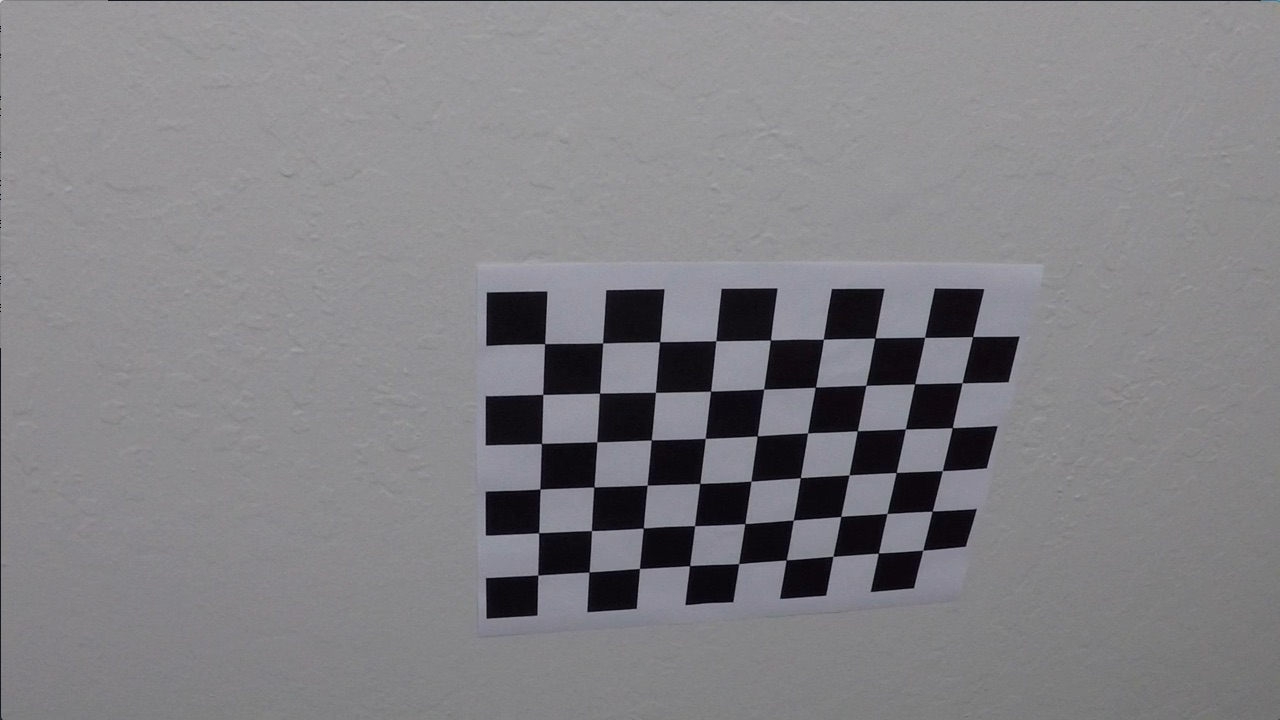
#> input picture camera_cal/calibration10.jpg, 1280 x 720 px; its folder holds only this picture in this run
$ jupyter execute --allow-errors P2.ipynb   (shell and % lines are left out)   (older library calls are emulated)
#> lines starting #> are read from the running program, lines starting #| are printed output that depends on the picture; long printed decimals are rounded
### Computing the camera calibration matrix and distortion coefficients (given a set of chessboard images)

[cell 1]
import numpy as np
import cv2
import glob
import pickle
import matplotlib.pyplot as plt
import matplotlib.image as mpimg
plt.rcParams["axes.grid"] = False

[cell 2]
objp = np.zeros((6*9,3), np.float32)
objp[:,:2] = np.mgrid[0:9,0:6].T.reshape(-1,2)

# Arrays to store object points and image points from all the images.
objpoints = [] # 3d points in real world space
imgpoints = [] # 2d points in image plane.

# Make a list of calibration images
images = glob.glob('camera_cal/calibration*.jpg')


# Step through the list and search for chessboard corners
for fname in images:
    img = cv2.imread(fname)
#> img is the input picture: shape (720, 1280, 3); mean B, G, R 133.1, 129.4, 130.2
    gray = cv2.cvtColor(img,cv2.COLOR_BGR2GRAY)

    # Find the chessboard corners
    ret, corners = cv2.findChessboardCorners(gray, (9,6),None)
#> ret = True; corners = 54 rows, first 8: [545.3, 343.1], [602.7, 342.8], [660.1, 341.3], [715.8, 340.7], [770.6, 340], [823.5, 339.2], [874.3, 338.5], [925.1, 337.4]

    # If found, add object points, image points
    if ret == True:
        objpoints.append(objp)
        imgpoints.append(corners)


ret, mtx, dist, rvecs, tvecs = cv2.calibrateCamera(objpoints, imgpoints, img.shape[1::-1], None, None)
#> ret = 0.68; mtx = [[1143.7, 0, 681.7], [0, 1109.2, 367.7], [0, 0, 1]]; dist = [[-0.515, 2.99, -0.00876, 0.00937, 1.41]]; rvecs = ([0.451, -0.252, 0.0361],); tvecs = ([-2.31, -0.422, 19.12],)

#> (a cell that did not finish here is left out)

### Applying a distortion correction

[cell 4]
img = mpimg.imread('test_images/test1.jpg')
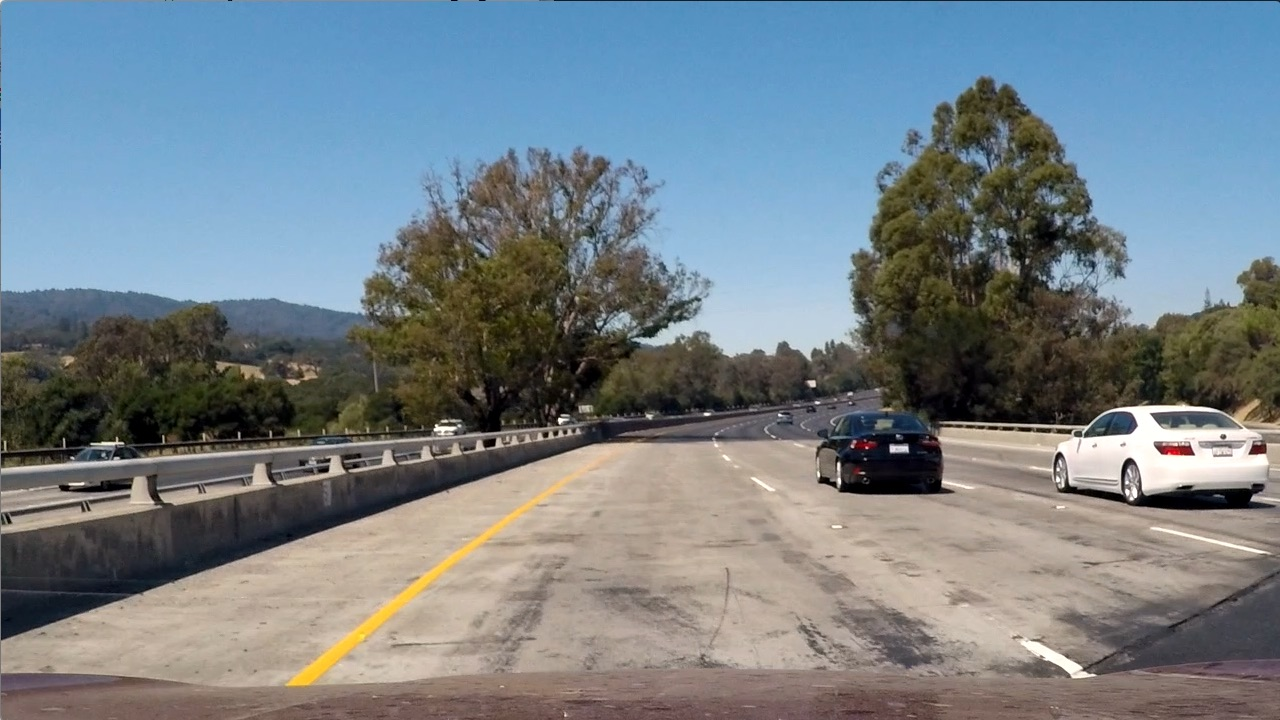
#> input picture test_images/test1.jpg, 1280 x 720 px
#> img is the input picture: shape (720, 1280, 3); mean R, G, B 117.5, 128.7, 135.5
undist = cv2.undistort(img, mtx, dist, None, mtx)

[cell 5]
f, (ax1, ax2) = plt.subplots(1, 2, figsize=(16, 6))
f.tight_layout()
ax1.imshow(img)
ax1.set_title('Original Image', fontsize=30)
ax2.imshow(undist)
ax2.set_title('Undistorted Image', fontsize=30)
plt.subplots_adjust(left=0., right=1, top=0.9, bottom=0.)

### Using color transform and gradients to create a thresholded binary image

[cell 6]
def thresholded_binary_image(img, l_thresh=(215, 255) , lab_thresh=(145,200) , b_thresh=(215, 255)):


  # Threshold color channel to detect white lanes
  # Convert to HLS color space
#> called with l_thresh = (215, 255), lab_thresh = (145, 200), b_thresh = (215, 255)
  hls = cv2.cvtColor(img, cv2.COLOR_RGB2HLS)
  l_channel = hls[:,:,1]

  l_binary = np.zeros_like(l_channel)
  l_binary[(l_channel >= l_thresh[0]) & (l_channel <= l_thresh[1])] = 1

  # Threshold color channel to detect yellow lanes
  # Convert to LAB color space
  lab = cv2.cvtColor(img, cv2.COLOR_RGB2Lab)
  lab_b = lab[:,:,2]

  lab_binary = np.zeros_like(lab_b)
  lab_binary[(lab_b > lab_thresh[0]) & (lab_b <= lab_thresh[1])] = 1

  # B color channel
  B_channel = img[:,:,0]
  B_binary = np.zeros_like(B_channel)
  B_binary[(B_channel >= b_thresh[0]) & (B_channel <= b_thresh[1])] = 1

  R_binary = np.zeros_like(lab_binary)
  R_binary[(B_binary == 1) | (lab_binary == 1) ] = 1
  #make the thresholded binary image by combining Threshold x gradient and Threshold color channel

  color_binary = np.dstack(( np.zeros_like(R_binary), R_binary, l_binary)) * 255

  combined = np.zeros_like(l_binary)
  combined[(l_binary == 1) | (R_binary == 1) ] = 1

  return combined , color_binary

[cell 7]
# Visualize Pipeline Result
combined , color_binary = thresholded_binary_image(undist)

# Plot the result
f, (ax1, ax2) = plt.subplots(1, 2, figsize=(16, 6))
f.tight_layout()

ax1.imshow(color_binary)
ax1.set_title('Threshold x gradient & Threshold color channel', fontsize=25)

ax2.imshow(combined , cmap= 'gray')
ax2.set_title('thresholded binary  Image', fontsize=25)

plt.subplots_adjust(left=0., right=1, top=0.9, bottom=0.)

### Applying a perspective transform to rectify binary image ("birds-eye view")

[cell 8]
def birds_eye_view(combined):
  img_size = (1280, 720)
  # For source points I'm grabbing four points
  src = np.float32([[200,720],[579, 460],[706, 460],[1128,720]])
  # For destination points, I'm arbitrarily choosing some points to be a nice fit for displaying our warped result
  dst = np.float32([[318,720],[318, 0],[961, 0],[961,720]])

  # Given src and dst points, calculate the perspective transform matrix
  M = cv2.getPerspectiveTransform(src, dst)
  # Warp the image using OpenCV warpPerspective()
  warped = cv2.warpPerspective(combined, M, img_size)
  return warped , src ,dst

[cell 9]
warped_undist , src ,dst = birds_eye_view(undist)
#> src = [[200, 720], [579, 460], [706, 460], [1128, 720]]; dst = [[318, 720], [318, 0], [961, 0], [961, 720]]
warped , src ,dst = birds_eye_view(combined)

f, (ax1, ax2) = plt.subplots(1, 2, figsize=(16, 6))
f.tight_layout()

ax1.imshow(warped , cmap= 'gray')
ax1.set_title('birds-eye view', fontsize=30)

ax2.imshow(warped_undist)
ax2.set_title('birds-eye view - original', fontsize=30)
plt.subplots_adjust(left=0., right=1, top=0.9, bottom=0.)

### Detect lane pixels and fit to find the lane boundary

[cell 10]
def search_scratch(warped):
  binary_warped = warped

    # Take a histogram of the bottom half of the image
  histogram = np.sum(binary_warped[binary_warped.shape[0]//2:,:], axis=0)
#> histogram = 1280 values, max 346 at index 349, min 0 at index 0, mean 13.01
    # Create an output image to draw on and visualize the result
  out_img = np.dstack((binary_warped, binary_warped, binary_warped))
    # Find the peak of the left and right halves of the histogram
    # These will be the starting point for the left and right lines
  midpoint = np.int(histogram.shape[0]//2)
  leftx_base = np.argmax(histogram[:midpoint])
#> leftx_base = 349
  rightx_base = np.argmax(histogram[midpoint:]) + midpoint
#> rightx_base = 982

    # HYPERPARAMETERS
    # Choose the number of sliding windows
  nwindows = 9
    # Set the width of the windows +/- margin
  margin = 100
    # Set minimum number of pixels found to recenter window
  minpix = 50

    # Set height of windows - based on nwindows above and image shape
  window_height = np.int(binary_warped.shape[0]//nwindows)
    # Identify the x and y positions of all nonzero pixels in the image
  nonzero = binary_warped.nonzero()
#> nonzero = 53102 positions, rows 0 to 706, columns 159 to 1279
  nonzeroy = np.array(nonzero[0])
  nonzerox = np.array(nonzero[1])
    # Current positions to be updated later for each window in nwindows
  leftx_current = leftx_base
#> leftx_current = 349
  rightx_current = rightx_base
#> rightx_current = 982

    # Create empty lists to receive left and right lane pixel indices
  left_lane_inds = []
  right_lane_inds = []

    # Step through the windows one by one
  for window in range(nwindows):
        # Identify window boundaries in x and y (and right and left)
      win_y_low = binary_warped.shape[0] - (window+1)*window_height
      win_y_high = binary_warped.shape[0] - window*window_height
      win_xleft_low = leftx_current - margin
      win_xleft_high = leftx_current + margin
      win_xright_low = rightx_current - margin
      win_xright_high = rightx_current + margin

        # Draw the windows on the visualization image
      cv2.rectangle(out_img,(win_xleft_low,win_y_low),
      (win_xleft_high,win_y_high),(0,255,0), 2)
      cv2.rectangle(out_img,(win_xright_low,win_y_low),
      (win_xright_high,win_y_high),(0,255,0), 2)

        # Identify the nonzero pixels in x and y within the window #
      good_left_inds = ((nonzeroy >= win_y_low) & (nonzeroy < win_y_high) &
      (nonzerox >= win_xleft_low) &  (nonzerox < win_xleft_high)).nonzero()[0]
      good_right_inds = ((nonzeroy >= win_y_low) & (nonzeroy < win_y_high) &
      (nonzerox >= win_xright_low) &  (nonzerox < win_xright_high)).nonzero()[0]

        # Append these indices to the lists
      left_lane_inds.append(good_left_inds)
      right_lane_inds.append(good_right_inds)

        # If you found > minpix pixels, recenter next window on their mean position
      if len(good_left_inds) > minpix:
          leftx_current = np.int(np.mean(nonzerox[good_left_inds]))
      if len(good_right_inds) > minpix:
          rightx_current = np.int(np.mean(nonzerox[good_right_inds]))
#> this loop made 9 passes
#> (win_xleft_low, win_xleft_high, win_xright_low, win_xright_high, leftx_current, rightx_current) on passes 1, 3, 5, 6: (249, 449, 882, 1082, 352, 981), (249, 449, 881, 1081, 349, 996), (262, 462, 896, 1096, 367, 1010), (267, 467, 910, 1110, 374, 1017)
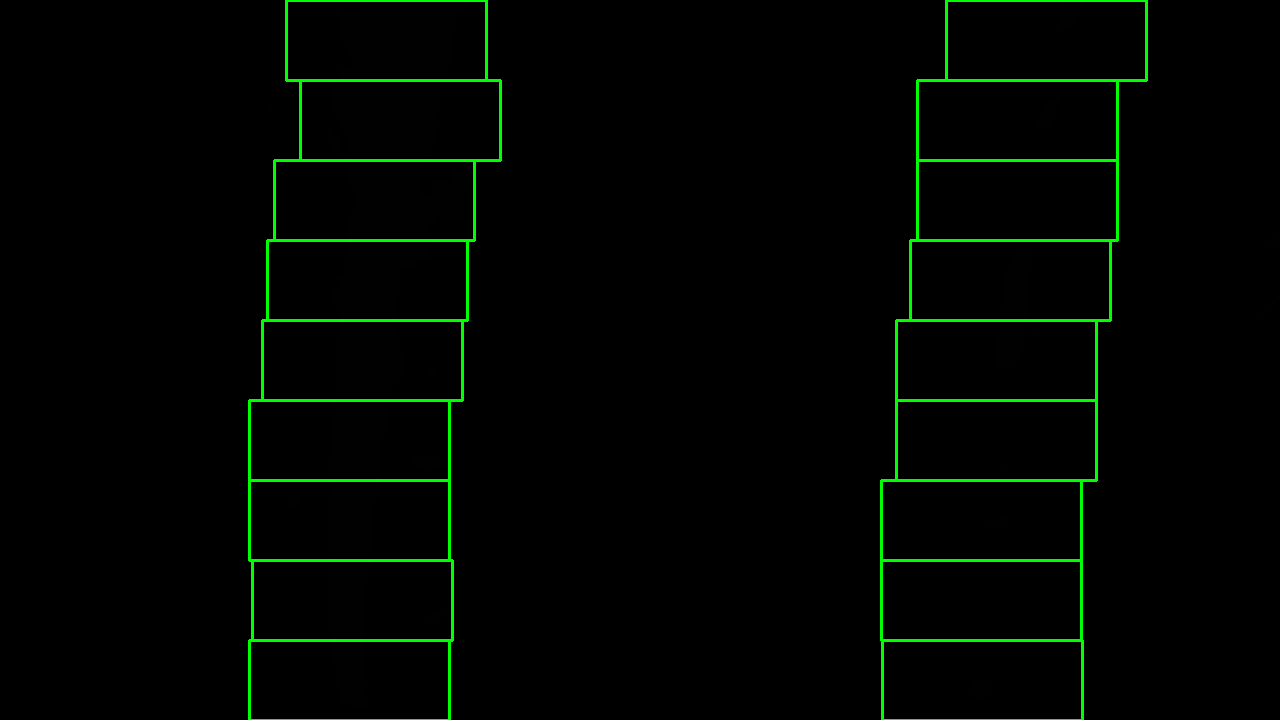
#> out_img: shape (720, 1280, 3); mean of channels 0, 1, 2 0.1, 5.5, 0.1; drawn as B, G, R
#> after the loop, left_lane_inds = 9 items; right_lane_inds = 9 items

    # Concatenate the arrays of indices (previously was a list of lists of pixels)
  try:
      left_lane_inds = np.concatenate(left_lane_inds)
      right_lane_inds = np.concatenate(right_lane_inds)
#> right_lane_inds = 4456 values, max 52938 at index 363, min 107 at index 3913, mean 28761.4
  except ValueError:
        # Avoids an error if the above is not implemented fully
      pass

    # Extract left and right line pixel positions
  leftx = nonzerox[left_lane_inds]
  lefty = nonzeroy[left_lane_inds]
  rightx = nonzerox[right_lane_inds]
#> rightx = 4456 values, max 1085 at index 3938, min 951 at index 376, mean 1020.7
  righty = nonzeroy[right_lane_inds]
#> righty = 4456 values, max 699 at index 361, min 0 at index 3913, mean 293.6

    # Fit a second order polynomial to each using `np.polyfit`
  left_fit = np.polyfit(lefty, leftx, 2)
#> left_fit = [7.4e-06, -0.094, 403.6]
  right_fit = np.polyfit(righty, rightx, 2)
#> right_fit = [0.000143, -0.228, 1071.1]

    # Generate x and y values for plotting
  ploty = np.linspace(0, binary_warped.shape[0]-1, binary_warped.shape[0] )
  try:
      left_fitx = left_fit[0]*ploty**2 + left_fit[1]*ploty + left_fit[2]
#> left_fitx = 720 values, max 403.6 at index 0, min 339.8 at index 719, mean 371.1
      right_fitx = right_fit[0]*ploty**2 + right_fit[1]*ploty + right_fit[2]
#> right_fitx = 720 values, max 1071.1 at index 0, min 981.6 at index 719, mean 1014
  except TypeError:
        # Avoids an error if `left` and `right_fit` are still none or incorrect
      left_fitx = 1*ploty**2 + 1*ploty
      right_fitx = 1*ploty**2 + 1*ploty

  out_img[lefty, leftx] = [255, 0, 0]
  out_img[righty, rightx] = [0, 0, 255]
  return left_fitx , right_fitx , ploty, left_fit , right_fit , out_img

[cell 11]
left_fitx , right_fitx , ploty, left_fit , right_fit , out_img = search_scratch(warped)
#> ploty = 720 values from 0 to 719; left_fit = [7.4e-06, -0.094, 403.6]; right_fit = [0.000143, -0.228, 1071.1]
# Plots the left and right polynomials on the lane lines
plt.plot(left_fitx, ploty, color='yellow')
plt.plot(right_fitx, ploty, color='yellow')
plt.imshow(out_img)

### Determine the curvature of the lane and vehicle position with respect to center

[cell 12]
def measure_curvature_real(left_fitx ,right_fitx ,ploty ,undist):

  '''
  Calculates the curvature of polynomial functions in meters.
  '''
  # conversions in x and y from pixels space to meters
  ym_per_pix = 30/720 # meters per pixel in y dimension
  xm_per_pix = 3.7/640 # meters per pixel in x dimension

  leftx = left_fitx
#> leftx has the same summary as left_fitx in search_scratch
  rightx = right_fitx
#> rightx has the same summary as right_fitx in search_scratch

  leftx = leftx[::-1]  # Reverse to match top-to-bottom in y
#> leftx = 720 values from 339.8 to 403.6
  rightx = rightx[::-1]  # Reverse to match top-to-bottom in y
#> rightx = 720 values from 981.6 to 1071.1

  left_fit_cr = np.polyfit(ploty*ym_per_pix, leftx*xm_per_pix, 2)
#> left_fit_cr = [2.46e-05, 0.0116, 1.96]
  right_fit_cr = np.polyfit(ploty*ym_per_pix, rightx*xm_per_pix, 2)
#> right_fit_cr = [0.000477, 0.00297, 5.67]

  # Defining y-value where we want radius of curvature
  # We'll choose the maximum y-value, corresponding to the bottom of the image
  y_eval = np.max(ploty*ym_per_pix)
#> y_eval = 29.96

  #the calculation of R_curve (radius of curvature) and car position
  AL =left_fit_cr[0]
#> AL = 2.46e-05
  BL = left_fit_cr[1]
#> BL = 0.0116
  AR =right_fit_cr[0]
#> AR = 0.000477
  BR = right_fit_cr[1]
#> BR = 0.00297
  Y = y_eval
#> Y = 29.96
  left_curverad = ((1 + ((2*AL*Y) + BL)**2)**1.5) / np.absolute(2*AL)   ## Implement the calculation of the left line here
#> left_curverad = 20306.6
  right_curverad = ((1 + ((2*AR*Y) + BR)**2)**1.5) / np.absolute(2*AR)  ## Implement the calculation of the right line here
#> right_curverad = 1048.9

  car_center = undist.shape[1] / 2
  K = undist.shape[0]-1

  vehicle_position = (car_center - (right_fitx[K] + left_fitx[K])/2 )* xm_per_pix
#> vehicle_position = -0.12


  return left_curverad, right_curverad  , vehicle_position

[cell 13]
left_curverad, right_curverad , vehicle_position = measure_curvature_real(left_fitx ,right_fitx ,ploty ,undist)
#> left_curverad = 20306.6; right_curverad = 1048.9; vehicle_position = -0.12

print(left_curverad, 'm', right_curverad, 'm', vehicle_position , 'm')
#| 20306.637 m 1048.949 m -0.1197 m

### Warp the detected lane boundaries back onto the original image.

[cell 14]
### Warp the detected lane boundaries back onto the original image

def print_on_original(undist ,warped ,dst ,src ,left_fitx ,right_fitx ,ploty ,left_curverad ,right_curverad ,vehicle_position):
  # Create an image to draw the lines on
#> called with dst = array of shape (4, 2), src = array of shape (4, 2), left_fitx = array of shape (720,), right_fitx = array of shape (720,), ploty = array of shape (720,), left_curverad = 20306.6, right_curverad = 1048.9, vehicle_position = -0.12
  warp_zero = np.zeros_like(warped).astype(np.uint8)
  color_warp = np.dstack((warp_zero, warp_zero, warp_zero))
  Minv = cv2.getPerspectiveTransform(dst, src)
#> Minv = [[0.198, -0.766, 516.2], [-5.92e-17, -0.502, 460], [0, -0.0012, 1]]


  # Recast the x and y points into usable format for cv2.fillPoly()
  pts_left = np.array([np.transpose(np.vstack([left_fitx, ploty]))])
#> pts_left = 720 pairs, first value 339.8 to 403.6, second value 0 to 719
  pts_right = np.array([np.flipud(np.transpose(np.vstack([right_fitx, ploty])))])
#> pts_right = 720 pairs, first value 981.6 to 1071.1, second value 0 to 719
  pts = np.hstack((pts_left, pts_right))
#> pts = 1440 pairs, first value 339.8 to 1071.1, second value 0 to 719

  # Draw the lane onto the warped blank image
  if (vehicle_position > 0.3) | (vehicle_position < -0.3)  :
    cv2.fillPoly(color_warp, np.int_([pts]), (255,0, 0))
  else :
    cv2.fillPoly(color_warp, np.int_([pts]), (0,255, 230))

  cv2.polylines(color_warp, np.int32([pts_left]), isClosed=False, color=(255,255,0), thickness=20)
  cv2.polylines(color_warp, np.int32([pts_right]), isClosed=False, color=(255,255,255), thickness=20)
  # Warp the blank back to original image space using inverse perspective matrix (Minv)
  newwarp = cv2.warpPerspective(color_warp, Minv, (img.shape[1], img.shape[0]))
  # Combine the result with the original image
  result = cv2.addWeighted(undist, 1, newwarp, 0.3, 0)
  ### writting the curvature of the lane and vehicle position with respect to center
  font = cv2.FONT_HERSHEY_SIMPLEX
#> font = 0
  lc = str(int(left_curverad))
#> lc = '20306'
  rc = str(int(right_curverad))
#> rc = '1048'
  VP = str(vehicle_position)
#> VP = '-0.11966623513904573'
  result = cv2.putText(result, 'Curvature: Left = ' + lc + ' ,  Right = ' + rc  , (30, 30), font, 0.8, (0, 255, 0), 2, cv2.LINE_AA)
  result = cv2.putText(result, 'vehicle position with respect to center = ' + VP , (30, 60), font, 0.8, (0, 255, 0), 2, cv2.LINE_AA)
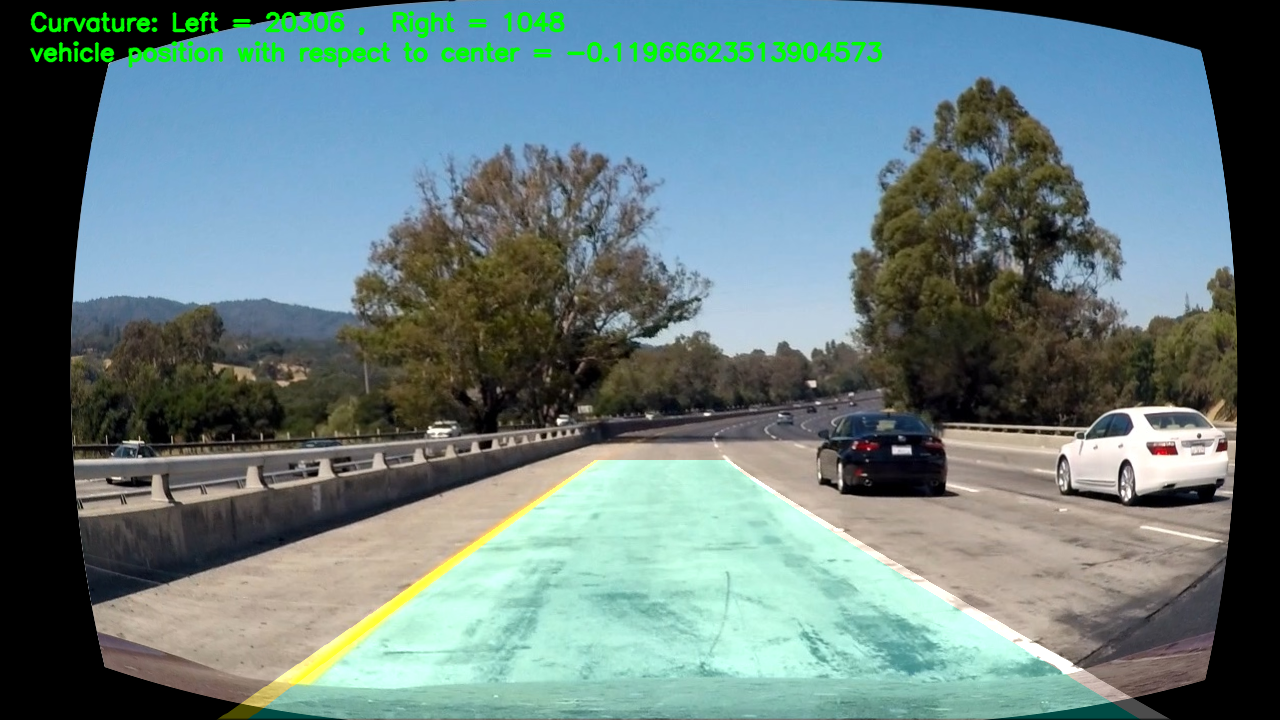
#> result: shape (720, 1280, 3); mean R, G, B 102.2, 124, 124.3

  return result

[cell 15]
result = print_on_original(undist ,warped ,dst ,src ,left_fitx ,right_fitx ,ploty ,left_curverad ,right_curverad ,vehicle_position)
plt.imshow(result)

### All pipeline

[cell 16]
def detection(img):

  ### applying a distortion correction

  undist = cv2.undistort(img, mtx, dist, None, mtx)

  ### Use color transforms, gradients, etc., to create a thresholded binary image

  combined , color_binary = thresholded_binary_image(undist)

  ### birds-eye view

  warped ,src ,dst = birds_eye_view(combined)
#> src = [[200, 720], [579, 460], [706, 460], [1128, 720]]; dst = [[318, 720], [318, 0], [961, 0], [961, 720]]

  ### Detect lane pixels and fit to find the lane boundary
  left_fitx , right_fitx , ploty, left_fit , right_fit , out_img = search_scratch(warped)
#> the loop in search_scratch (call 2), `for window in range(nwindows):` made 9 passes
#> ploty = 720 values from 0 to 719; left_fit = [7.4e-06, -0.094, 403.6]; right_fit = [0.000143, -0.228, 1071.1]


  ### Determine the curvature of the lane and vehicle position with respect to center
  left_curverad, right_curverad , vehicle_position = measure_curvature_real(left_fitx , right_fitx , ploty ,undist)
#> left_curverad = 20306.6; right_curverad = 1048.9; vehicle_position = -0.12


  ### Warp the detected lane boundaries back onto the original image.
  result = print_on_original(undist ,warped ,dst ,src ,left_fitx ,right_fitx ,ploty ,left_curverad ,right_curverad ,vehicle_position)

  return result
